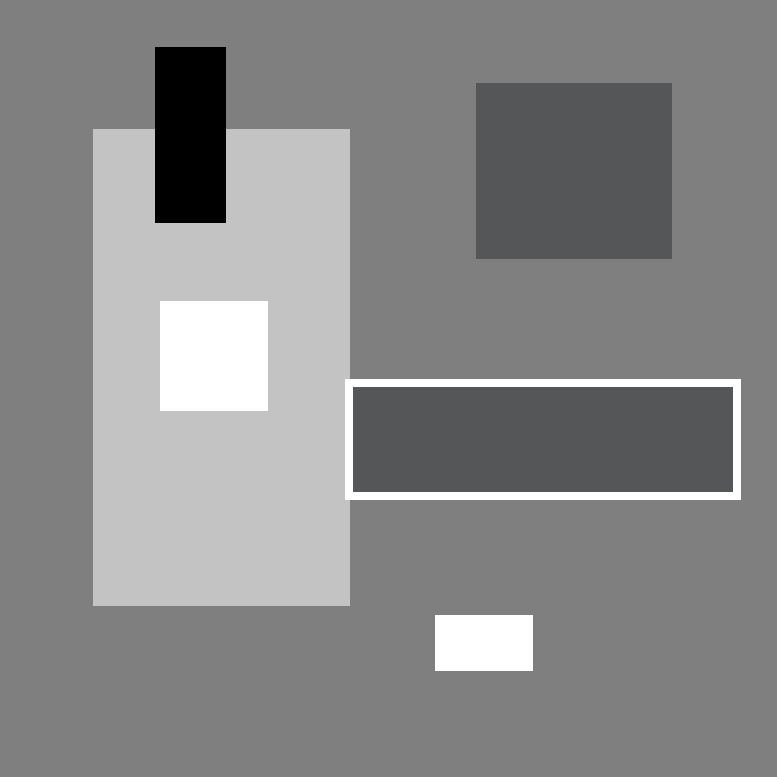
%> input picture data/originals/Synthetic Images/testimage_3.png, 777 x 777 px
$ octave SGgolayfilterselection.m   (GNU Octave 9; MATLAB toolbox functions it lacks are replaced by stand-ins)
%> lines starting %> are read from the running program, lines starting %| are printed output that depends on the picture
clc;
clear all;
close all;
% DEFINE POLYNOMIAL ORDER AND FRAME SIZE
% if ord=flen-1 filter does not produce any smoothing %
ord=4; % Polynomial order (must be less than frame size)
flen=21; % Frame size (must be odd)
% LOAD THE IMAGE
I1=imread('testimage_3.png');
%> I1 is the input picture: size 777x777x3 uint8; mean R, G, B 136.1, 136.4, 136.6
I1=rgb2gray(I1);
%> I1: size 777x777 uint8
[u,v]=size(I1);
%> u = 777; v = 777
% z=0;
% for w=0.01:0.01:0.2
sigma= 0.01;
% z=z+1;
x=0;
I=imnoise(I1,'speckle',sigma);
imshow(I1)
figure, imshow(I)
for i= 1:1:5
    x=2+x;
    flen=35+x
% APPLY SAVITZKY GOLAY FILTER
II=sgolayfilt(double(I),ord,flen);
II=uint8(II);
figure, imshow(II)
%%%%%%%%%%%%%%%%%%%%%%%%%%%%%%%%%%%%%%%%%%%%%%%%%%%%%%%%%%%%%%%%%%%%%%%%%%%
%%%%%%%%%%%%%%%%%%%%%%%%%%% PERFORMANCE PARAMETERS %%%%%%%%%%%%%%%%%%%%%%%%
%%%%%%%%%%%%%%%%%%%%%%%%%%%%%%%%%%%%%%%%%%%%%%%%%%%%%%%%%%%%%%%%%%%%%%%%%%%

squaredErrorImage = (double(II(1:u,1:v)) - double(I1)) .^ 2;
MSE(i)= sum(sum(squaredErrorImage)) / (u*v);
squaredOutputImage= (double(II(1:u,1:v))).^2;
snr=sum(sum(squaredOutputImage))/ (u*v);
SNR =10*log10(snr);
PSNR(i)= 10*log10( 256^2 / MSE(i));
SSval(i)=ssim(II(1:u,1:v),I1);
% correl=xcorr2(II(1:u,1:v),I1);
% BETA (edge preservation index)
Imf=im2double(II(1:u,1:v));
Iref=im2double(I1);
ImL = Iref;
  % Second Derivative (Laplacian)
ImAux = single(padarray(ImL,[1 1],'symmetric','both'));
[height weight] = size(ImL);

Ixx = single(ImAux(2:height+1,3:weight+2) - 2*ImL + ImAux(2:height+1,1:weight));   % East-West
Iyy = single(ImAux(3:height+2,2:weight+1) - 2*ImL + ImAux(1:height,2:weight+1));   % South-North
Ixy = single(1/4*(ImAux(1:height,3:weight+2)+ImAux(3:height+2,1:weight)-ImAux(1:height,1:weight)-ImAux(3:height+2,3:weight+2)));
HPg = Ixx+Iyy+Ixy;

clear ImL;
clear ImAux;

ImL = Imf;

  % Second Derivative (Laplacian)
ImAux = single(padarray(ImL,[1 1],'symmetric','both'));
[height weight] = size(ImL);
Ixx = single(ImAux(2:height+1,3:weight+2) - 2*ImL + ImAux(2:height+1,1:weight));   % East-West
Iyy = single(ImAux(3:height+2,2:weight+1) - 2*ImL + ImAux(1:height,2:weight+1));   % South-North
Ixy = single(1/4*(ImAux(1:height,3:weight+2)+ImAux(3:height+2,1:weight)-ImAux(1:height,1:weight)-ImAux(3:height+2,3:weight+2)));
HPf = Ixx+Iyy+Ixy;

clear ImL; clear Ixx; clear Iyy; clear Ixy;
clear ImAux;

aHPg = mean(HPg(:));
aHPf = mean(HPf(:));

dg = HPg - aHPg;
df = HPf - aHPf;

clear HPg; clear HPf;
clear aHPg; clear aHPf;

Db1 = sum(sum(dg.*df));
Db2 = sum(sum(dg.*dg));
Db3 = sum(sum(df.*df));

Bmetric(i) = abs(Db1./(sqrt(Db2*Db3)+eps));
end
%> this loop made 5 passes
%> (snr, SNR, aHPf, Db1, Db3) on passes 1 to 5: (20227, 43.06, 4.04e-08, 732.7, 1796), (20220.5, 43.06, 2.74e-08, 732.1, 1733.8), (20214.7, 43.06, 5.99e-08, 730.6, 1680.5), (20208.7, 43.06, 7.29e-08, 729.8, 1631.4), (20203.3, 43.05, 7.3e-08, 728.7, 1586.9)
%> pass 1, `II=sgolayfilt(double(I),ord,flen);`:
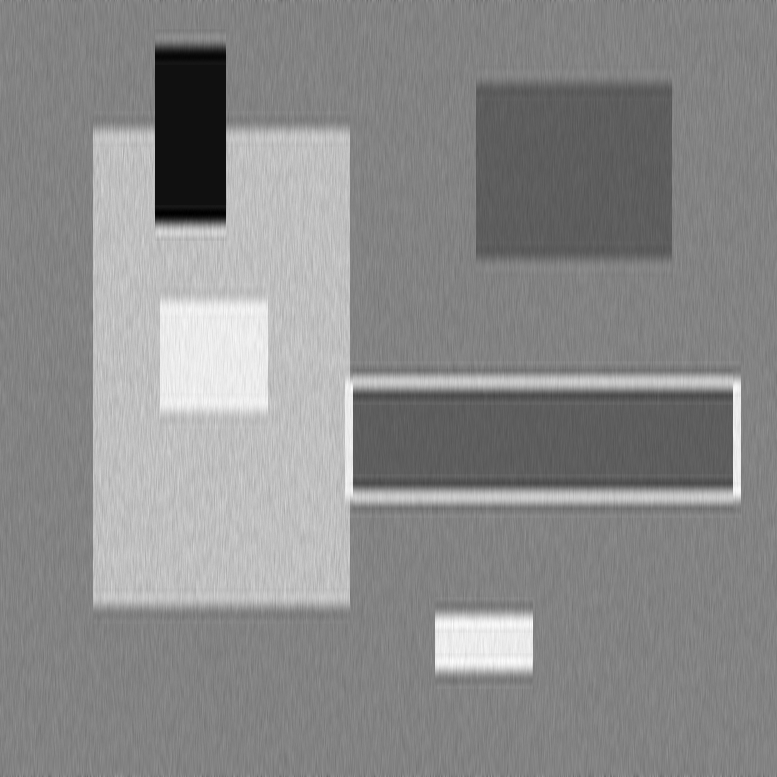
%> II: size 777x777 double; min -18.84, max 265.6, mean 135.9; drawn with min black and max white
%> pass 1, `squaredErrorImage = (double(II(1:u,1:v)) - double(I1)) .^ 2;`:
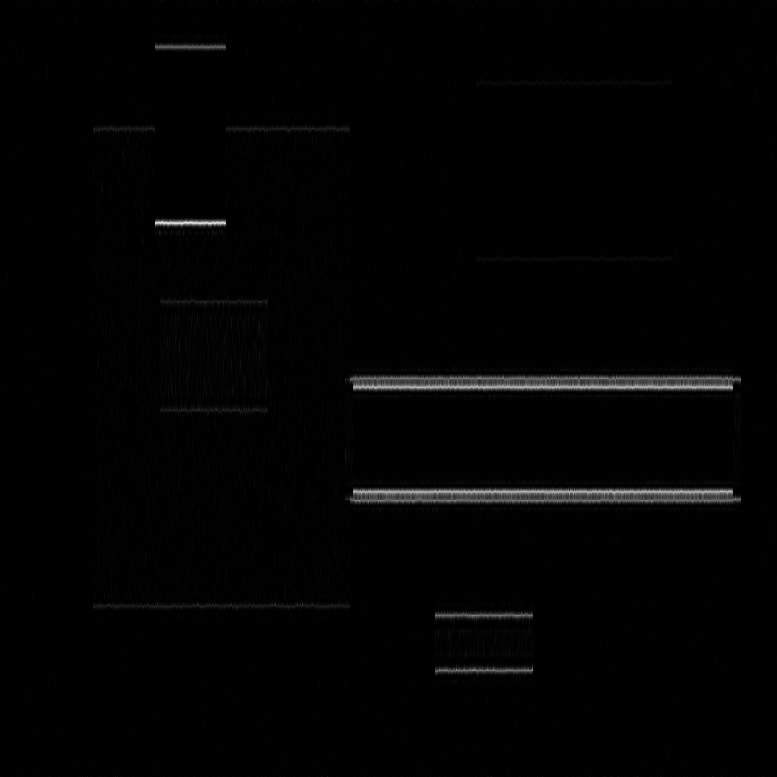
%> squaredErrorImage: size 777x777 double; min 0, max 9604, mean 109.8; drawn with min black and max white
%> pass 1, `squaredOutputImage= (double(II(1:u,1:v))).^2;`:
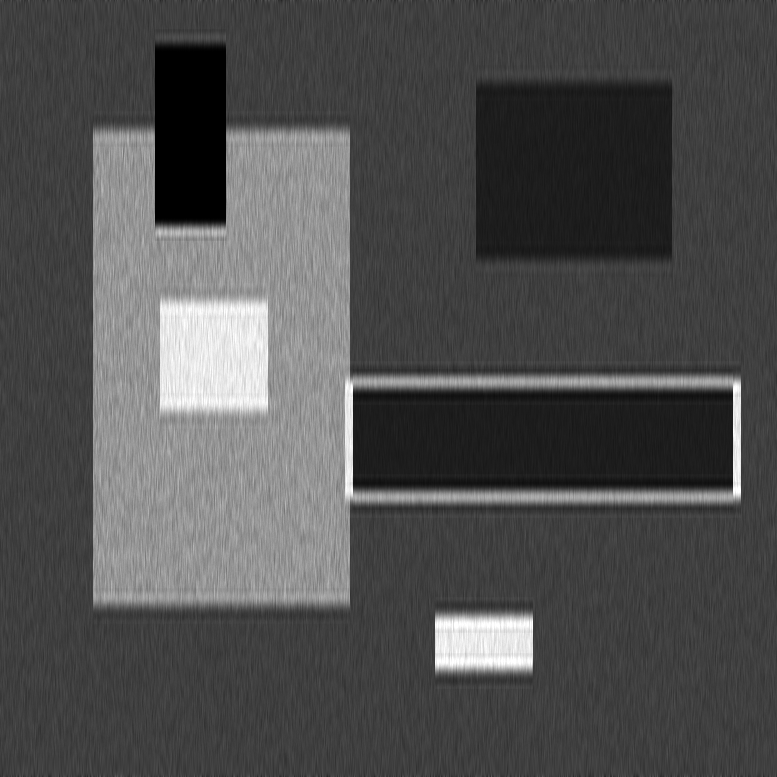
%> squaredOutputImage: size 777x777 double; min 0, max 65025, mean 20227; drawn with min black and max white
%> after the loop, Bmetric = [0.37 0.377 0.382 0.387 0.392]; MSE = [109.8 115.7 121.5 127 132.3]; PSNR = [27.76 27.53 27.32 27.13 26.95]; SSval = [0.783 0.788 0.792 0.797 0.801]; x = 10
filename='E:\phd\SGfilterpaper\results.xlsx';
B=MSE';
%> B = [109.8; 115.7; 121.5; 127; 132.3]
D=PSNR';
%> D = [27.76; 27.53; 27.32; 27.13; 26.95]
E=SSval';
%> E = [0.783; 0.788; 0.792; 0.797; 0.801]
F=Bmetric';
%> F = [0.37; 0.377; 0.382; 0.387; 0.392]
% G=correl;
A=[B,D,E,F];
%> A = [109.8 27.76 0.783 0.37; 115.7 27.53 0.788 0.377; 121.5 27.32 0.792 0.382; 127 27.13 0.797 0.387; 132.3 26.95 0.801 0.392]
xlswrite(filename,A,1,'D69')

$ run again, with data/originals/Synthetic Images/testimage_1.png copied over data/originals/Synthetic Images/testimage_3.png
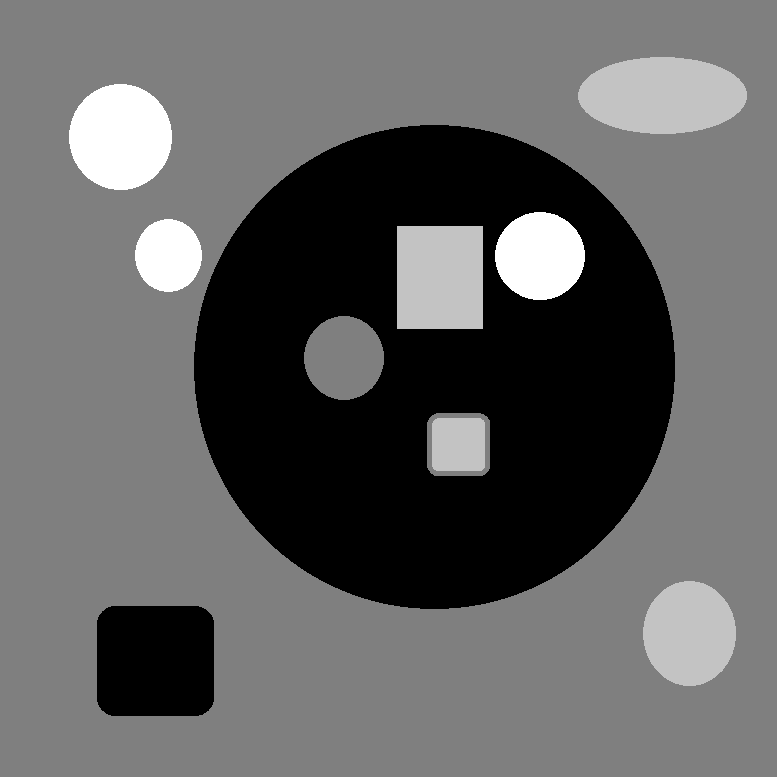
%> input picture data/originals/Synthetic Images/testimage_1.png, 777 x 777 px
%> I1 is the input picture: size 777x777x3 uint8; min 0, max 255, mean 98.2
%> I1: size 777x777 uint8
%> the loop `for i= 1:1:5` made 5 passes
%> (snr, SNR, aHPf, Db1, Db3) on passes 1 to 5: (13872.3, 41.42, 4.03e-08, 548.9, 1290.3), (13866, 41.42, 2.74e-08, 537.4, 1237.2), (13859.6, 41.42, 5.99e-08, 523.5, 1188.9), (13853.5, 41.42, 7.29e-08, 513.1, 1147.2), (13847.3, 41.41, 7.3e-08, 501.7, 1108.2)
%> pass 1, `squaredErrorImage = (double(II(1:u,1:v)) - double(I1)) .^ 2;`:
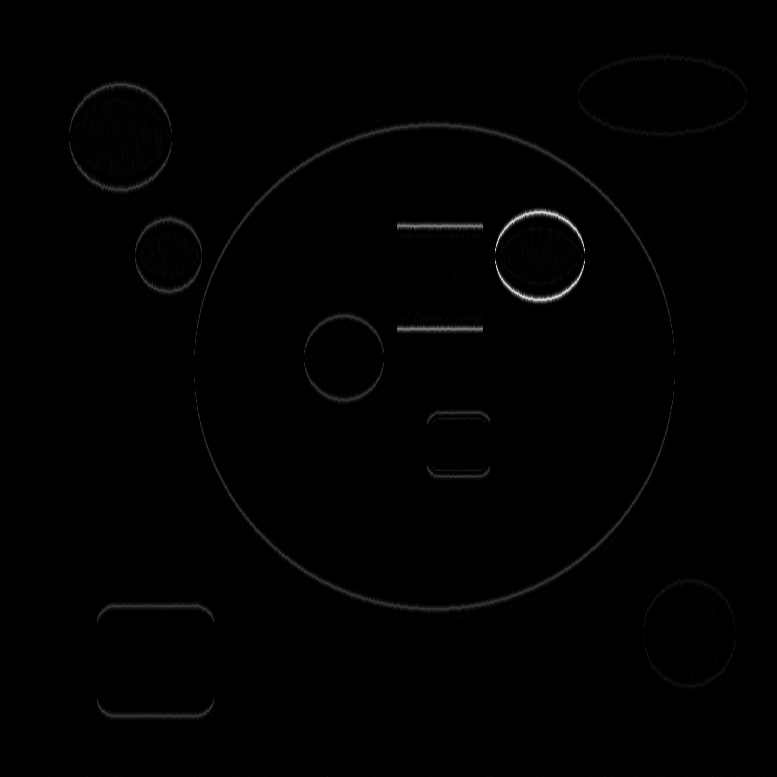
%> squaredErrorImage: size 777x777 double; min 0, max 17161, mean 94.9; drawn with min black and max white
%> pass 1, `squaredOutputImage= (double(II(1:u,1:v))).^2;`:
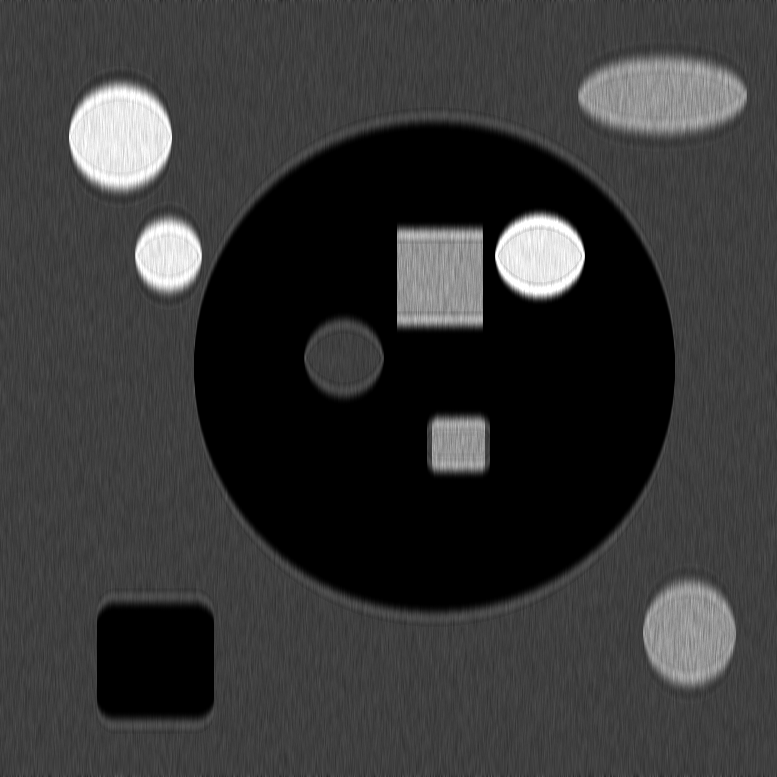
%> squaredOutputImage: size 777x777 double; min 0, max 65025, mean 13872.3; drawn with min black and max white
%> after the loop `for i= 1:1:5`: Bmetric = [0.224 0.224 0.222 0.222 0.221]; MSE = [94.88 98.64 102.5 106.4 110.4]; PSNR = [28.39 28.22 28.06 27.89 27.73]; SSval = [0.817 0.819 0.821 0.823 0.825]; x = 10
%> B = [94.88; 98.64; 102.5; 106.4; 110.4]
%> D = [28.39; 28.22; 28.06; 27.89; 27.73]
%> E = [0.817; 0.819; 0.821; 0.823; 0.825]
%> F = [0.224; 0.224; 0.222; 0.222; 0.221]
%> A = [94.88 28.39 0.817 0.224; 98.64 28.22 0.819 0.224; 102.5 28.06 0.821 0.222; 106.4 27.89 0.823 0.222; 110.4 27.73 0.825 0.221]

$ run again, with data/originals/Synthetic Images/testimage_2.png copied over data/originals/Synthetic Images/testimage_3.png
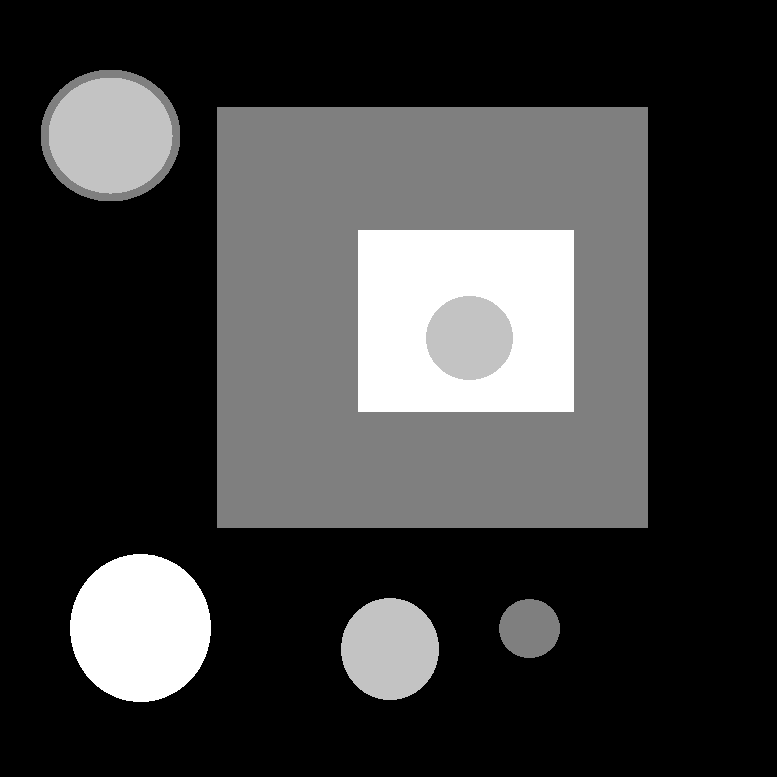
%> input picture data/originals/Synthetic Images/testimage_2.png, 777 x 777 px
%> I1 is the input picture: size 777x777x3 uint8; min 0, max 255, mean 60.3
%> I1: size 777x777 uint8
%> the loop `for i= 1:1:5` made 5 passes
%> (snr, SNR, aHPf, Db1, Db3) on passes 1 to 5: (10340, 40.15, 6.14e-10, 760.2, 1144.3), (10333.7, 40.14, 6.13e-10, 750.9, 1111.5), (10327.5, 40.14, 6.21e-10, 741, 1081.6), (10321.3, 40.14, 6.2e-10, 733.7, 1056.1), (10314.9, 40.13, 6.54e-10, 725.1, 1031.9)
%> pass 1, `squaredErrorImage = (double(II(1:u,1:v)) - double(I1)) .^ 2;`:
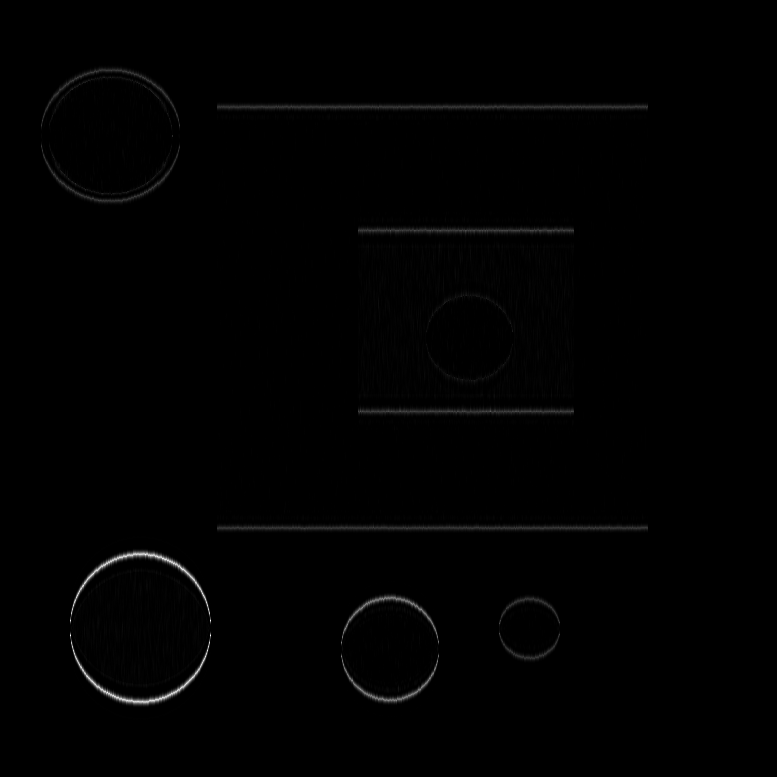
%> squaredErrorImage: size 777x777 double; min 0, max 17689, mean 102.8; drawn with min black and max white
%> pass 1, `squaredOutputImage= (double(II(1:u,1:v))).^2;`:
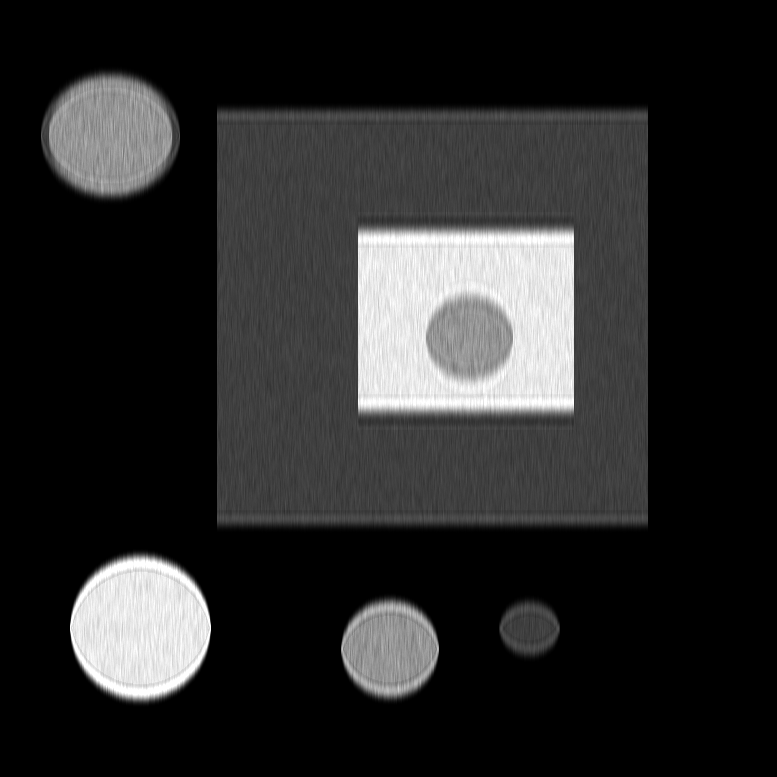
%> squaredOutputImage: size 777x777 double; min 0, max 65025, mean 10340; drawn with min black and max white
%> after the loop `for i= 1:1:5`: Bmetric = [0.328 0.329 0.329 0.33 0.33]; MSE = [102.8 106.9 111 115.2 119.5]; PSNR = [28.05 27.88 27.71 27.55 27.39]; SSval = [0.882 0.882 0.882 0.882 0.882]; x = 10
%> B = [102.8; 106.9; 111; 115.2; 119.5]
%> D = [28.05; 27.88; 27.71; 27.55; 27.39]
%> E = [0.882; 0.882; 0.882; 0.882; 0.882]
%> F = [0.328; 0.329; 0.329; 0.33; 0.33]
%> A = [102.8 28.05 0.882 0.328; 106.9 27.88 0.882 0.329; 111 27.71 0.882 0.329; 115.2 27.55 0.882 0.33; 119.5 27.39 0.882 0.33]
